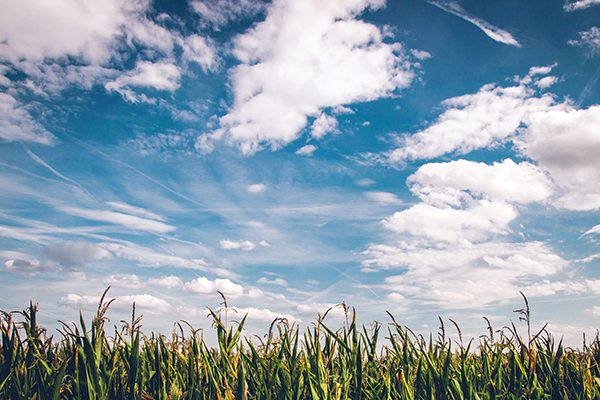
#> input picture 1_cv/fig/field.bmp, 600 x 400 px
$ jupyter execute --allow-errors 02_cv2_class.ipynb
#> lines starting #> are read from the running program, lines starting #| are printed output that depends on the picture
[cell 1]
import numpy as np
import cv2 # opencv-python which is an Open Source Computer Vision Library
import sys
import matplotlib.pyplot as plt # matplotlib.pyplot which provides a MATLAB-like plotting framework

def close_window():
    cv2.destroyAllWindows()  # Close the window
    cv2.waitKey(1)
    cv2.waitKey(1)

def ifNotExistExit(filename):
    if not filename:
        print('filename is None')
        sys.exit()

img = cv2.imread('./fig/dog.bmp', cv2.IMREAD_GRAYSCALE)

#> (the rest of this cell did not finish here and is left out)

[cell 2]
## url image usage
from urllib import request

url = 'https://www.google.com/images/branding/googlelogo/1x/googlelogo_color_272x92dp.png'
#> (the rest of this cell did not finish here and is left out)

## Canvas

[cell 3]
img1 = np.ones((200, 200, 3), np.uint8) * 255   # whtie canvas
img2 = np.zeros((200, 200, 3), np.uint8)        # black canvas

cv2.imshow("White Canvas", img1)
cv2.imshow("Black Canvas", img2)

cv2.waitKey()
close_window()

### Draw Line

[cell 4]
## draw line on the image on the canvas

white_bg_img = np.ones((600, 1200, 3), np.uint8) * 255 # white canvas

# draw a red line on the white canvas
cv2.line(white_bg_img, (50, 100), (300, 100), (0, 0, 255), 3, cv2.LINE_AA)
# draw a green line on the white canvas
cv2.line(white_bg_img, (300, 100), (250, 400), (0, 255, 0), 3, cv2.LINE_AA)

# draw a blue arrowed line on the white canvas
cv2.arrowedLine(white_bg_img, (250, 400), (400, 400), (255, 0, 0), 3, cv2.LINE_AA)

# draw a yellow rectangle on the white canvas
cv2.rectangle(white_bg_img, (500, 100), (800, 400), (0, 255, 255), 3, cv2.LINE_AA)
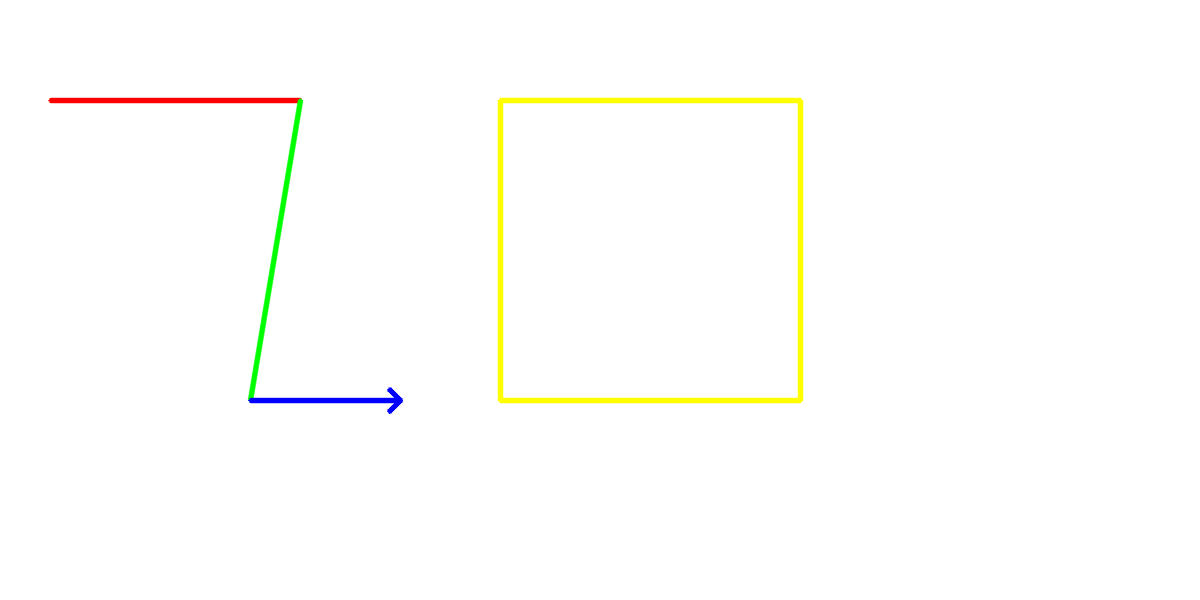
#> white_bg_img: shape (600, 1200, 3); mean of channels 0, 1, 2 251.6, 254.2, 254.1; drawn as B, G, R

# draw a cyan filled rectangle on the white canvas
cv2.rectangle(white_bg_img, (900, 100), (1100, 400), (255, 255, 0), -1, cv2.LINE_AA)

# draw a magenta circle on the white canvas
cv2.circle(white_bg_img, (150, 500), 50, (255, 0, 255), 3, cv2.LINE_AA)

# draw a green filled circle on the white canvas
cv2.circle(white_bg_img, (350, 500), 50, (0, 255, 0), -1, cv2.LINE_AA)

# draw a blue ellipse on the white canvas
cv2.ellipse(white_bg_img, (600, 500), (100, 50), 0, 0, 360, (255, 0, 0), 3, cv2.LINE_AA)
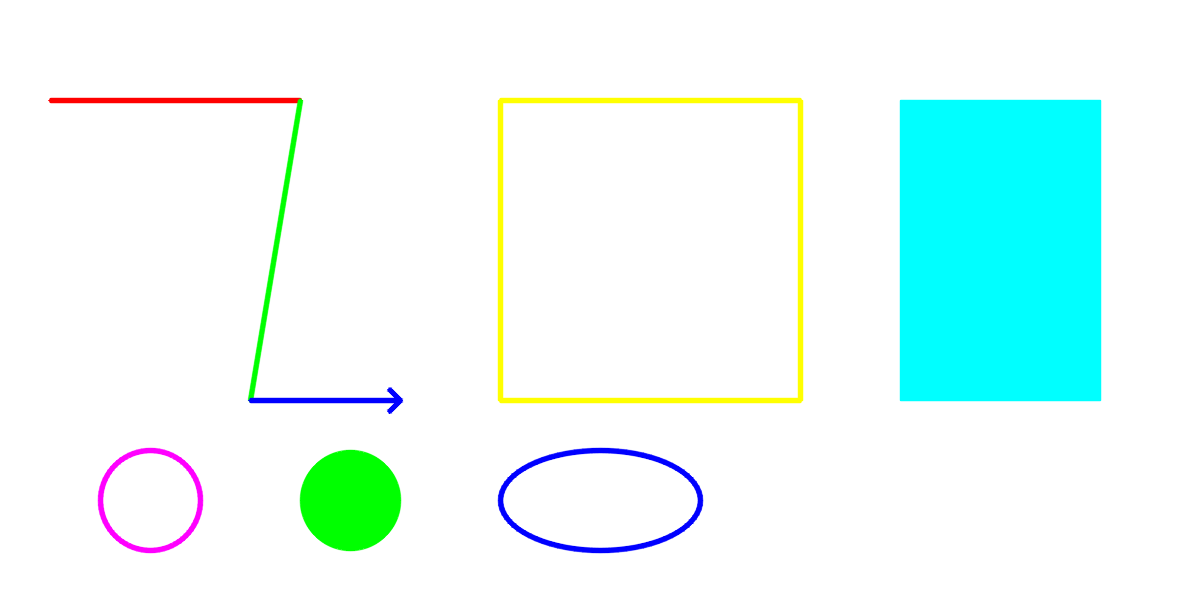
#> white_bg_img: shape (600, 1200, 3); mean of channels 0, 1, 2 248.8, 252.6, 228.8; drawn as B, G, R


# show the white canvas
cv2.imshow('white_bg_img', white_bg_img)


while True:
    if cv2.waitKey(1000) & 0xFF == ord('q'):  # Press 'q' to close the window
#> (key q is pressed here)
        break

cv2.waitKey()  # wait for any key to close the window
close_window() # close the window

## Alpha Channel which is the transparency of the color is not supported in this task.

[cell 5]
## 알파채널

img_hat = cv2.imread('./fig/hat_alpha.png', cv2.IMREAD_UNCHANGED) # IMREAD_UNCHANGED flag to read the image with the alpha channel

# Check if the image was loaded successfully
if img_hat is None:
    print("Error: Image not found or unable to load.")
else:
    # Extract the alpha channel and RGB channels
    hat_mst = img_hat[:, :, 3]  # alpha channel
    hat_rgb = img_hat[:, :, :3]  # rgb channel

    # Display the images
    cv2.imshow('img_hat', img_hat)
    cv2.imshow('hat_mst', hat_mst)
    cv2.imshow('hat_rgb', hat_rgb)
    cv2.waitKey()
    close_window()

## 모든 이미지는 Histogram (히스토그램)을 이용하여 그림을 그린다.
히스토그램에서 X축과 Y축의 의미는 다음과 같습니다:
[ref 2503_KOSA_OpenCV_5d.pdf 13page](2503_KOSA_OpenCV_5d.pdf)

축	의미
X축 (가로축)	***픽셀의 밝기(명암) 값***을 나타냄. 일반적으로 0(완전한 검정)부터 255(완전한 흰색)까지의 그레이스케일 값을 가짐.
Y축 (세로축)	해당 밝기 값(명암 값)을 가진 **픽셀의 개수(빈도)**를 나타냄. 즉, 특정 밝기를 가지는 픽셀이 이미지 내에서 얼마나 많이 존재하는지를 보여줌.

해석 방법
히스토그램의 왼쪽 영역: 어두운 픽셀(검정에 가까운 부분)이 많을수록 높아짐.
히스토그램의 오른쪽 영역: 밝은 픽셀(흰색에 가까운 부분)이 많을수록 높아짐.
히스토그램이 균등하게 분포되어 있다면, 이미지의 **명암 대비(contrast)**가 좋은 상태임.
특정 부분에 몰려 있다면, 이미지가 너무 어둡거나 밝은 상태일 수 있음.
주어진 이미지에서는 왼쪽(어두운 영역)과 오른쪽(밝은 영역)에서 픽셀 수가 많이 나타나므로 명암 대비가 뚜렷한 이미지로 보입니다.

### 형상의 화소처리

[cell 6]
## 영상의 화소처리

src = cv2.imread('./fig/lenna.png', cv2.IMREAD_GRAYSCALE) # default value is cv2.IMREAD_COLOR
src2 = np.zeros_like(src) # create a black image with the same size as the source image

#> (the rest of this cell did not finish here and is left out)

[cell 7]
src = cv2.imread("./fig/rose.jpg", cv2.IMREAD_COLOR)
background = np.ones_like(src)*255
#> background = 255

weight = np.arange(0, 1, 0.01)
# print(weight)

#> (the rest of this cell did not finish here and is left out)

## Color channel (채널)을 분리 및 결합하여 이미지를 처리한다.
## 색상을 다루는 방법은 다음과 같습니다:
- **색상을 다루는 방법**
  - **색상을 다루는 방법은 이미지의 색상을 분리하거나 결합하는 방법을 의미함.**
  - **색상을 분리하면 이미지의 색상을 각각의 채널로 분리하여 처리할 수 있음.**
  - **색상을 결합하면 이미지의 색상을 각각의 채널로부터 결합하여 원본 이미지로 복원할 수 있음.**
  - **색상을 분리하거나 결합하는 방법은 OpenCV의 split() 및 merge() 함수를 사용하여 처리할 수 있음.**

[cell 8]
###
src = cv2.imread("./fig/field.bmp")
#> src is the input picture: shape (400, 600, 3); mean B, G, R 173.2, 160.3, 141.8

if src is None:
    print('image read failed')
    sys.exit()

b, g, r = cv2.split(src)   # split the image into three channels
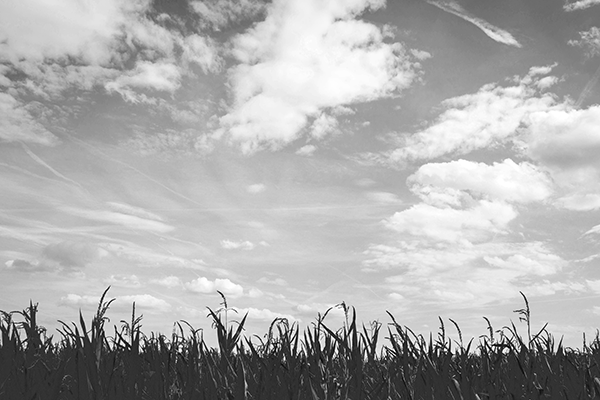
#> b: shape (400, 600); min 0, max 255, mean 173.2
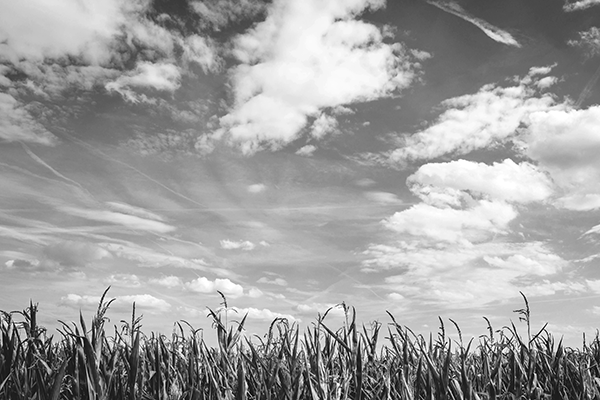
#> g: shape (400, 600); min 0, max 255, mean 160.3
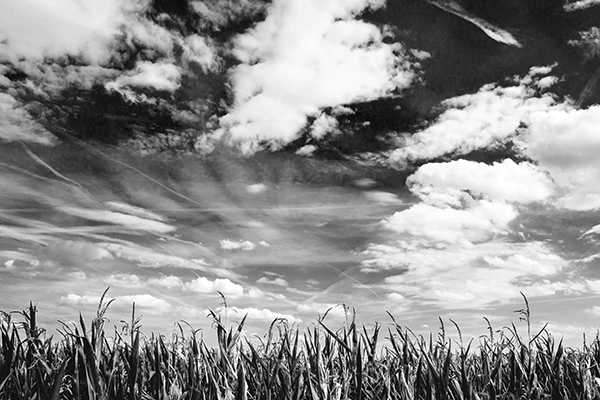
#> r: shape (400, 600); min 0, max 255, mean 141.8
dst = cv2.merge((r, g, b)) # change the order of the channels

cv2.namedWindow("rose", cv2.WINDOW_NORMAL)
cv2.imshow("rose", src)
cv2.imshow("rgb", dst)
cv2.imshow("b", b)
cv2.imshow("g", g)
cv2.imshow("r", r)


cv2.waitKey()
close_window()

## 영상 히스토그램 처리
- **히스토그램 평활화**
  - **히스토그램 평활화는 이미지의 명암 대비를 향상시키는 방법을 의미함.**
  - **히스토그램 평활화는 이미지의 히스토그램을 균일하게 분포시켜 명암 대비를 향상시킴.**
  - **히스토그램 평활화는 OpenCV의 equalizeHist() 함수를 사용하여 처리할 수 있음.**

[cell 9]
#
src = cv2.imread("./fig/lenna.png", cv2.IMREAD_COLOR)

#> (the rest of this cell did not finish here and is left out)

## Histogram Equalization
- **히스토그램 평활화는 이미지의 명암 대비를 향상시키는 방법을 의미함.**
- **히스토그램 평활화는 이미지의 히스토그램을 균일하게 분포시켜 명암 대비를 향상시킴.**
- **히스토그램 평활화는 OpenCV의 equalizeHist() 함수를 사용하여 처리할 수 있음.**

[cell 10]
src = cv2.imread('fig/manjang.jpg')
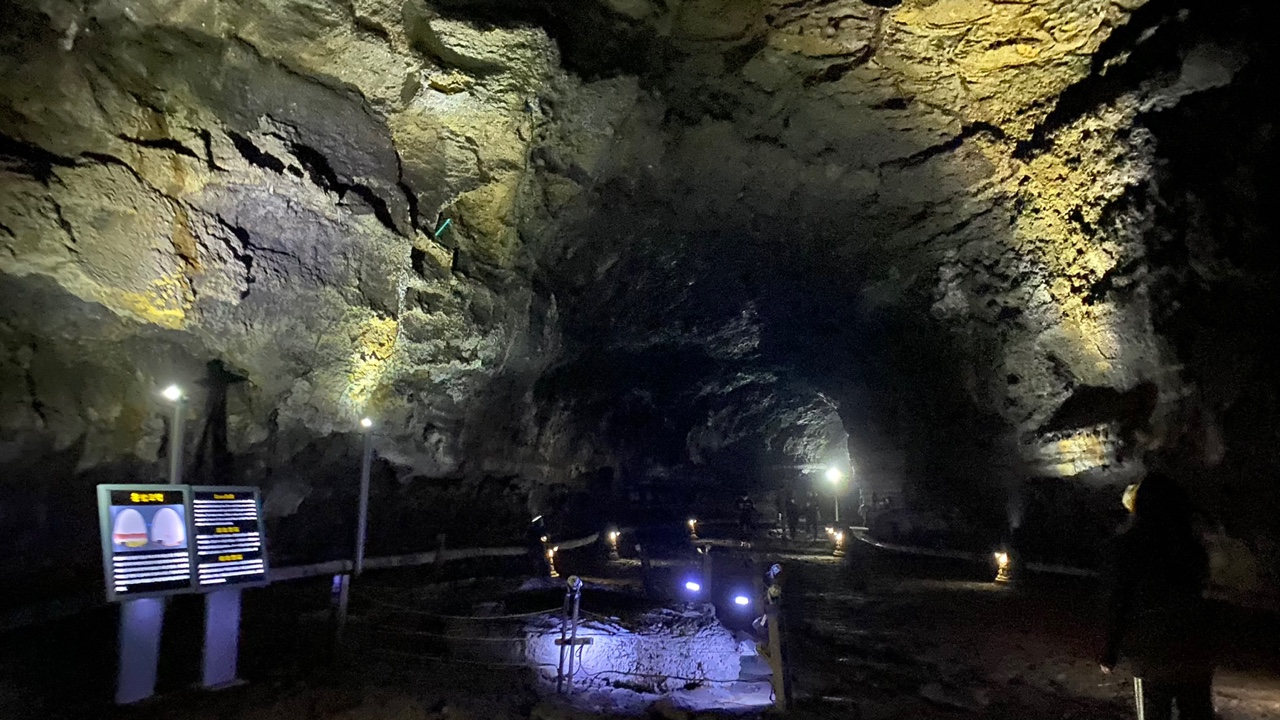
#> input picture 1_cv/fig/manjang.jpg, 1280 x 720 px
#> src is the input picture: shape (720, 1280, 3); mean B, G, R 47.8, 54, 54.8
if src is None:
    print('Image load failed!')
    sys.exit()

# minMaxLoc(src[, mask]) -> minVal, maxVal, minLoc, maxLoc
# smin, smax, _, _ = cv2.minMaxLoc(src)

dst_norm = cv2.normalize(src, None, 0, 255, cv2.NORM_MINMAX, -1) # normalize the image to 0-255, -1 means the same type as the source image
# dst = np.clip(255*(src-smin)/(smax-smin) + 0, 0, 255).astype(np.uint8)

cv2.imshow('src', src)
cv2.imshow('dst_norm', dst_norm)

# src 를 plt.bar로 표현
# dst_norm 를 plt.bar로 표현
hist = cv2.calcHist([src], [0], None, [256], [0, 256])
#> hist = 256 values, max 32517 at index 0, min 174 at index 220, mean 3600
dst_norm_hist = cv2.calcHist([dst_norm], [0], None, [256], [0, 256])
#> dst_norm_hist has the same summary as hist

plt.bar(np.arange(len(hist)), hist[:,0], color = "b", label = 'src', alpha = 0.5)
plt.bar(np.arange(len(dst_norm_hist)), dst_norm_hist[:,0], color = "r", label = 'dst_norm', alpha = 0.5)
plt.legend(loc='upper left')
plt.show()
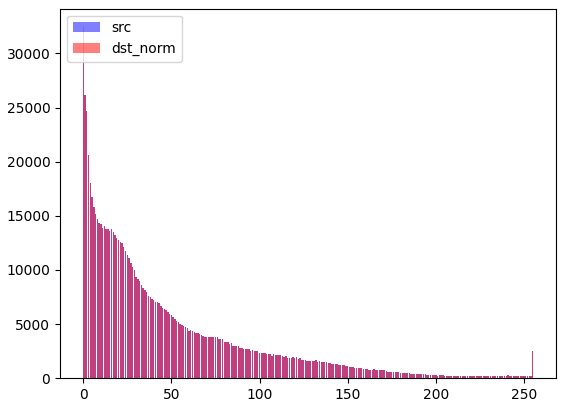
#> figure drawn by matplotlib, 1 panel; tallest bar 32517 high, from x = -0.4 to 0.4; tallest bar 32517 high, from x = -0.4 to 0.4

cv2.waitKey()
close_window()

## Directory 내 영상읽기
- **특정 디렉토리 내의 이미지 파일을 읽어들여 처리하는 방법을 의미함.**
- **특정 디렉토리 내의 이미지 파일을 읽어들이기 위해서는 OpenCV의 imread() 함수를 사용하여 처리할 수 있음.**

[cell 11]
import os
import cv2

image_folder = './fig/images'

# Create the directory if it does not exist
if not os.path.exists(image_folder):
    os.makedirs(image_folder)
else:
    print('images folder already exists')

# Debug: Print the absolute path of the image folder
print(f'Absolute path of image folder: {os.path.abspath(image_folder)}')

# Debug: List all files in the directory
list_files = os.listdir(image_folder)
print(f'list_files: {list_files}')

# List the image files in the directory
image_files = [f for f in os.listdir(image_folder) if f.endswith(('.png', '.jpg', '.jpeg', '.bmp'))]
print(f'image_files: {image_files}')

cv2.namedWindow('Scene', cv2.WINDOW_NORMAL)
cv2.setWindowProperty('Scene', cv2.WND_PROP_FULLSCREEN, cv2.WINDOW_FULLSCREEN)

if image_files:
    idx = 0
    while True:
        img = cv2.imread(os.path.join(image_folder, image_files[idx]))
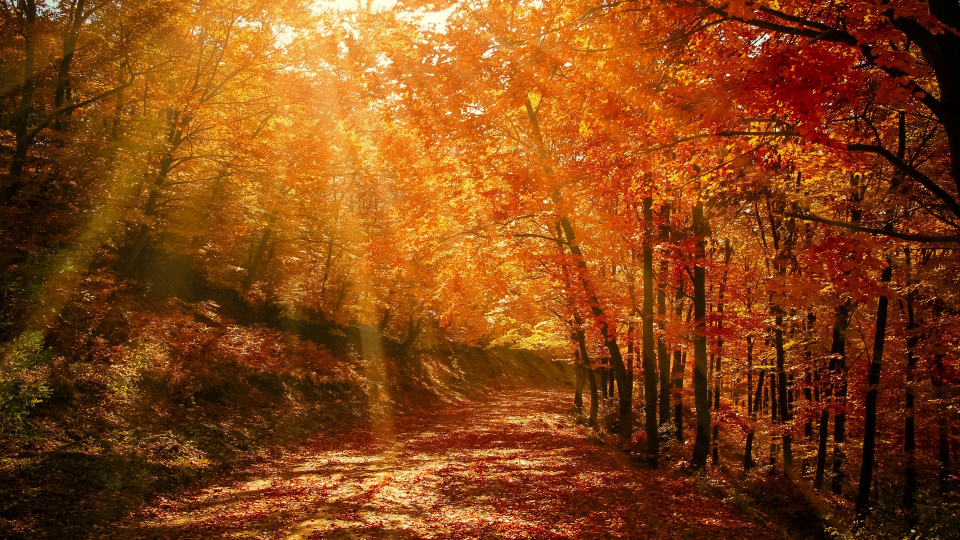
#> input picture 1_cv/fig/images/autumn_forest_park_128379_1920x1080.jpg, 1920 x 1080 px (shown at 1/2 size)
#> img is the input picture: shape (1080, 1920, 3); mean B, G, R 19.9, 68.7, 132.4
        cv2.imshow('Scene', img)

        if cv2.waitKey(1000) & 0xFF == 27: # Press 'ESC' to close the window
#> (key q is pressed here)
            break

        idx += 1

        if idx >= len(image_files):
            idx = 0

    cv2.waitKey()  # wait for any key, 'q' to close the window
    close_window() # close the window
else:
    print("No image files found in the directory.")
